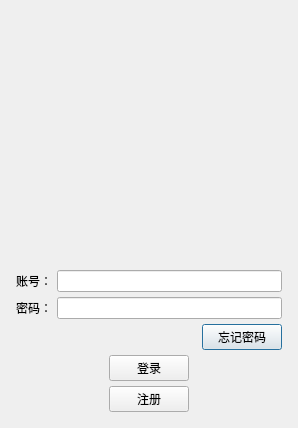
<?xml version="1.0" encoding="UTF-8"?>
<ui version="4.0">
 <class>LoginDialog</class>
 <widget class="QDialog" name="LoginDialog">
  <property name="geometry">
   <rect>
    <x>0</x>
    <y>0</y>
    <width>298</width>
    <height>428</height>
   </rect>
  </property>
  <property name="windowTitle">
   <string>Dialog</string>
  </property>
  <layout class="QHBoxLayout" name="horizontalLayout">
   <item>
    <layout class="QVBoxLayout" name="verticalLayout">
     <property name="spacing">
      <number>5</number>
     </property>
     <property name="leftMargin">
      <number>5</number>
     </property>
     <property name="topMargin">
      <number>5</number>
     </property>
     <property name="rightMargin">
      <number>5</number>
     </property>
     <property name="bottomMargin">
      <number>5</number>
     </property>
     <item>
      <widget class="QWidget" name="widget" native="true">
       <layout class="QVBoxLayout" name="verticalLayout_2">
        <item>
         <widget class="QLabel" name="label_2">
          <property name="text">
           <string/>
          </property>
          <property name="pixmap">
           <pixmap resource="image.qrc">:/ico/QQ2.jpg</pixmap>
          </property>
          <property name="alignment">
           <set>Qt::AlignmentFlag::AlignCenter</set>
          </property>
         </widget>
        </item>
       </layout>
      </widget>
     </item>
     <item>
      <layout class="QHBoxLayout" name="horizontalLayout_2">
       <item>
        <widget class="QLabel" name="label">
         <property name="text">
          <string>账号：</string>
         </property>
        </widget>
       </item>
       <item>
        <widget class="QLineEdit" name="lineEdit"/>
       </item>
      </layout>
     </item>
     <item>
      <layout class="QHBoxLayout" name="horizontalLayout_3">
       <item>
        <widget class="QLabel" name="label_3">
         <property name="text">
          <string>密码：</string>
         </property>
        </widget>
       </item>
       <item>
        <widget class="QLineEdit" name="lineEdit_2"/>
       </item>
      </layout>
     </item>
     <item>
      <layout class="QHBoxLayout" name="horizontalLayout_4">
       <item>
        <spacer name="horizontalSpacer">
         <property name="orientation">
          <enum>Qt::Orientation::Horizontal</enum>
         </property>
         <property name="sizeHint" stdset="0">
          <size>
           <width>40</width>
           <height>20</height>
          </size>
         </property>
        </spacer>
       </item>
       <item>
        <widget class="QPushButton" name="pushButton_3">
         <property name="text">
          <string>忘记密码</string>
         </property>
        </widget>
       </item>
      </layout>
     </item>
     <item>
      <layout class="QHBoxLayout" name="horizontalLayout_5">
       <item>
        <spacer name="horizontalSpacer_2">
         <property name="orientation">
          <enum>Qt::Orientation::Horizontal</enum>
         </property>
         <property name="sizeHint" stdset="0">
          <size>
           <width>40</width>
           <height>20</height>
          </size>
         </property>
        </spacer>
       </item>
       <item>
        <widget class="QPushButton" name="login_pushButton">
         <property name="text">
          <string>登录</string>
         </property>
        </widget>
       </item>
       <item>
        <spacer name="horizontalSpacer_3">
         <property name="orientation">
          <enum>Qt::Orientation::Horizontal</enum>
         </property>
         <property name="sizeHint" stdset="0">
          <size>
           <width>40</width>
           <height>20</height>
          </size>
         </property>
        </spacer>
       </item>
      </layout>
     </item>
     <item>
      <layout class="QHBoxLayout" name="horizontalLayout_6">
       <item>
        <spacer name="horizontalSpacer_4">
         <property name="orientation">
          <enum>Qt::Orientation::Horizontal</enum>
         </property>
         <property name="sizeHint" stdset="0">
          <size>
           <width>40</width>
           <height>20</height>
          </size>
         </property>
        </spacer>
       </item>
       <item>
        <widget class="QPushButton" name="regist_pushButton">
         <property name="text">
          <string>注册</string>
         </property>
        </widget>
       </item>
       <item>
        <spacer name="horizontalSpacer_5">
         <property name="orientation">
          <enum>Qt::Orientation::Horizontal</enum>
         </property>
         <property name="sizeHint" stdset="0">
          <size>
           <width>40</width>
           <height>20</height>
          </size>
         </property>
        </spacer>
       </item>
      </layout>
     </item>
    </layout>
   </item>
  </layout>
 </widget>
 <resources>
  <include location="image.qrc"/>
 </resources>
 <connections/>
</ui>
